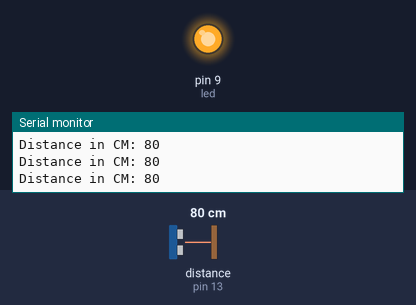
Bench run of a sketch on a simulated Arduino Uno, built with avr-gcc and run on an emulated ATmega328P. Shown: output pins drawn as LEDs (lit = HIGH), the last lines printed to the serial monitor. Inputs (shaded band) come from the test bench; at power-on: distance to the obstacle (sensor on pin 13) 80 cm. The echo pulse lasts 58.3 µs per cm.

Above: at 1.2 s.
1.3 s: distance to the obstacle (sensor on pin 13) set to 2 cm
At 2.5 s:
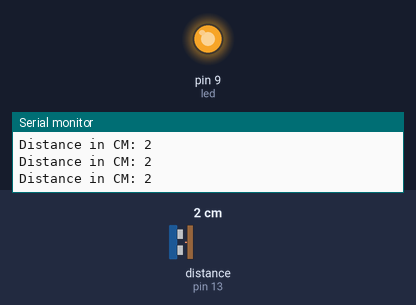
2.8 s: distance to the obstacle (sensor on pin 13) set to 18 cm
At 3.9 s:
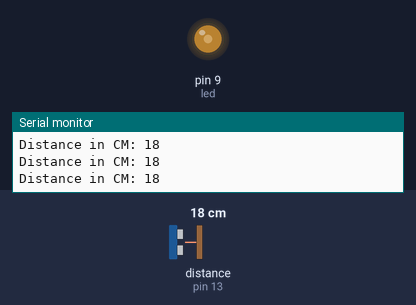
4.3 s: distance to the obstacle (sensor on pin 13) set to 9 cm
At 4.9 s:
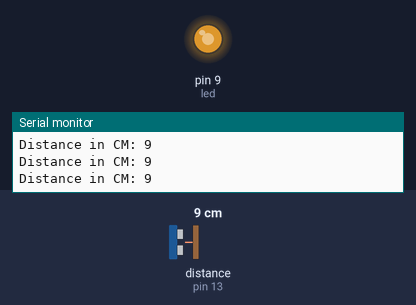
Timing chart, 0 to 7.3 s (numbered marks = the images above; inputs shaded):
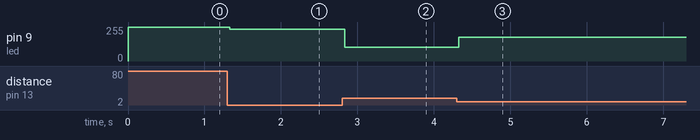

Measured:
- after the input at 1.3 s, pin 9 (led): 255/255 → 238/255 at once
- after the input at 2.8 s, pin 9 (led): 238/255 → 102/255 at once
- after the input at 4.3 s, pin 9 (led): 102/255 → 179/255 at once

The sketch:

SensorDeMovimento.ino
```cpp
// (licence header left out)
#include <Ultrasonic.h>

/*
 * Pass as a parameter the trigger and echo pin, respectively,
 * or only the signal pin (for sensors 3 pins), like:
 * Ultrasonic ultrasonic(13);
 */
Ultrasonic ultrasonic(12, 13);
int distance;
int led = 9;
int pmw;

void setup() {
  Serial.begin(9600);
  pinMode(led, OUTPUT);
}

void loop() {
  // Pass INC as a parameter to get the distance in inches
  distance = ultrasonic.read();

  Serial.print("Distance in CM: ");

  Serial.println(distance);
  pmw = map(distance, 0, 30, 255, 0);

    analogWrite(led, pmw);


  //delay(1000);
}
```
